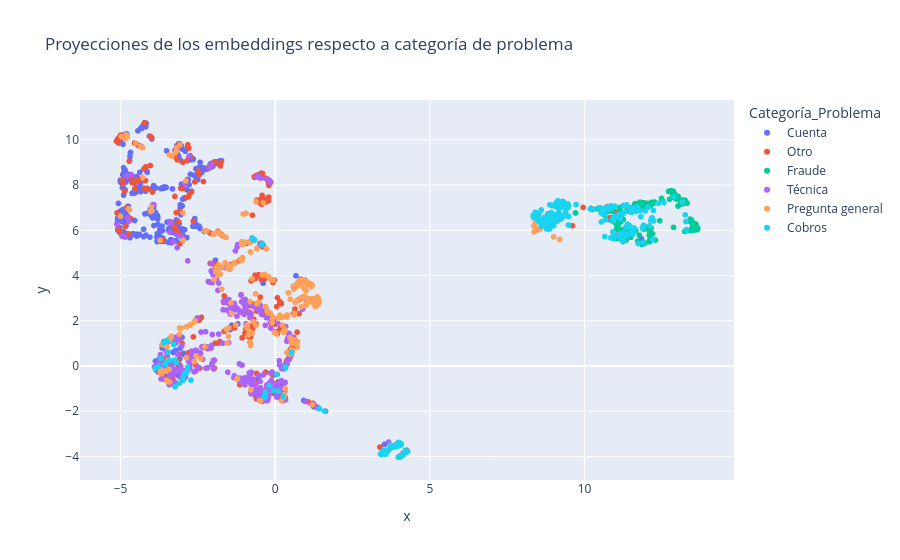

Write notebook code for a chart like this one.
### Code cell
fig_cat = px.scatter(
    df_tickets,
    x="x",
    y="y",
    color="Categoría_Problema",
    title="Proyecciones de los embeddings respecto a categoría de problema",
    hover_data=[
        "Canal_Ticket",
        "N_Caracteres_Ticket",
        "Nivel_Prioridad",
        "Usuario-Tipo_de_Cuenta",
        "Usuario-Antiguedad_Cuenta_Dias",
        "Contenido_Ticket_Wrapped",
    ],
)
fig_cat.show()

### Figure 1 — Plotly figure (JSON) as saved in the notebook; plotly's stock layout.template omitted (floating-point values rounded to 4 significant figures; data arrays with more than 128 entries replaced by an {"elided": "..."} marker saying what was removed)
{"data": [{"customdata": {"elided": "473x6 mixed values"}, "hovertemplate": "Categoría_Problema=Cuenta<br>x=%{x}<br>y=%{y}<br>Canal_Ticket=%{customdata[0]}<br>N_Caracteres_Ticket=%{customdata[1]}<br>Nivel_Prioridad=%{customdata[2]}<br>Usuario-Tipo_de_Cuenta=%{customdata[3]}<br>Usuario-Antiguedad_Cuenta_Dias=%{customdata[4]}<br>Contenido_Ticket_Wrapped=%{customdata[5]}<extra></extra>", "legendgroup": "Cuenta", "marker": {"color": "#636efa", "symbol": "circle"}, "mode": "markers", "name": "Cuenta", "showlegend": true, "type": "scattergl", "x": {"elided": "473 float values"}, "xaxis": "x", "y": {"elided": "473 float values"}, "yaxis": "y"}, {"customdata": {"elided": "406x6 mixed values"}, "hovertemplate": "Categoría_Problema=Otro<br>x=%{x}<br>y=%{y}<br>Canal_Ticket=%{customdata[0]}<br>N_Caracteres_Ticket=%{customdata[1]}<br>Nivel_Prioridad=%{customdata[2]}<br>Usuario-Tipo_de_Cuenta=%{customdata[3]}<br>Usuario-Antiguedad_Cuenta_Dias=%{customdata[4]}<br>Contenido_Ticket_Wrapped=%{customdata[5]}<extra></extra>", "legendgroup": "Otro", "marker": {"color": "#EF553B", "symbol": "circle"}, "mode": "markers", "name": "Otro", "showlegend": true, "type": "scattergl", "x": {"elided": "406 float values"}, "xaxis": "x", "y": {"elided": "406 float values"}, "yaxis": "y"}, {"customdata": {"elided": "191x6 mixed values"}, "hovertemplate": "Categoría_Problema=Fraude<br>x=%{x}<br>y=%{y}<br>Canal_Ticket=%{customdata[0]}<br>N_Caracteres_Ticket=%{customdata[1]}<br>Nivel_Prioridad=%{customdata[2]}<br>Usuario-Tipo_de_Cuenta=%{customdata[3]}<br>Usuario-Antiguedad_Cuenta_Dias=%{customdata[4]}<br>Contenido_Ticket_Wrapped=%{customdata[5]}<extra></extra>", "legendgroup": "Fraude", "marker": {"color": "#00cc96", "symbol": "circle"}, "mode": "markers", "name": "Fraude", "showlegend": true, "type": "scattergl", "x": {"elided": "191 float values"}, "xaxis": "x", "y": {"elided": "191 float values"}, "yaxis": "y"}, {"customdata": {"elided": "361x6 mixed values"}, "hovertemplate": "Categoría_Problema=Técnica<br>x=%{x}<br>y=%{y}<br>Canal_Ticket=%{customdata[0]}<br>N_Caracteres_Ticket=%{customdata[1]}<br>Nivel_Prioridad=%{customdata[2]}<br>Usuario-Tipo_de_Cuenta=%{customdata[3]}<br>Usuario-Antiguedad_Cuenta_Dias=%{customdata[4]}<br>Contenido_Ticket_Wrapped=%{customdata[5]}<extra></extra>", "legendgroup": "Técnica", "marker": {"color": "#ab63fa", "symbol": "circle"}, "mode": "markers", "name": "Técnica", "showlegend": true, "type": "scattergl", "x": {"elided": "361 float values"}, "xaxis": "x", "y": {"elided": "361 float values"}, "yaxis": "y"}, {"customdata": {"elided": "275x6 mixed values"}, "hovertemplate": "Categoría_Problema=Pregunta general<br>x=%{x}<br>y=%{y}<br>Canal_Ticket=%{customdata[0]}<br>N_Caracteres_Ticket=%{customdata[1]}<br>Nivel_Prioridad=%{customdata[2]}<br>Usuario-Tipo_de_Cuenta=%{customdata[3]}<br>Usuario-Antiguedad_Cuenta_Dias=%{customdata[4]}<br>Contenido_Ticket_Wrapped=%{customdata[5]}<extra></extra>", "legendgroup": "Pregunta general", "marker": {"color": "#FFA15A", "symbol": "circle"}, "mode": "markers", "name": "Pregunta general", "showlegend": true, "type": "scattergl", "x": {"elided": "275 float values"}, "xaxis": "x", "y": {"elided": "275 float values"}, "yaxis": "y"}, {"customdata": {"elided": "294x6 mixed values"}, "hovertemplate": "Categoría_Problema=Cobros<br>x=%{x}<br>y=%{y}<br>Canal_Ticket=%{customdata[0]}<br>N_Caracteres_Ticket=%{customdata[1]}<br>Nivel_Prioridad=%{customdata[2]}<br>Usuario-Tipo_de_Cuenta=%{customdata[3]}<br>Usuario-Antiguedad_Cuenta_Dias=%{customdata[4]}<br>Contenido_Ticket_Wrapped=%{customdata[5]}<extra></extra>", "legendgroup": "Cobros", "marker": {"color": "#19d3f3", "symbol": "circle"}, "mode": "markers", "name": "Cobros", "showlegend": true, "type": "scattergl", "x": {"elided": "294 float values"}, "xaxis": "x", "y": {"elided": "294 float values"}, "yaxis": "y"}], "layout": {"legend": {"title": {"text": "Categoría_Problema"}, "tracegroupgap": 0}, "title": {"text": "Proyecciones de los embeddings respecto a categoría de problema"}, "xaxis": {"anchor": "y", "domain": [0, 1], "title": {"text": "x"}}, "yaxis": {"anchor": "x", "domain": [0, 1], "title": {"text": "y"}}}}
